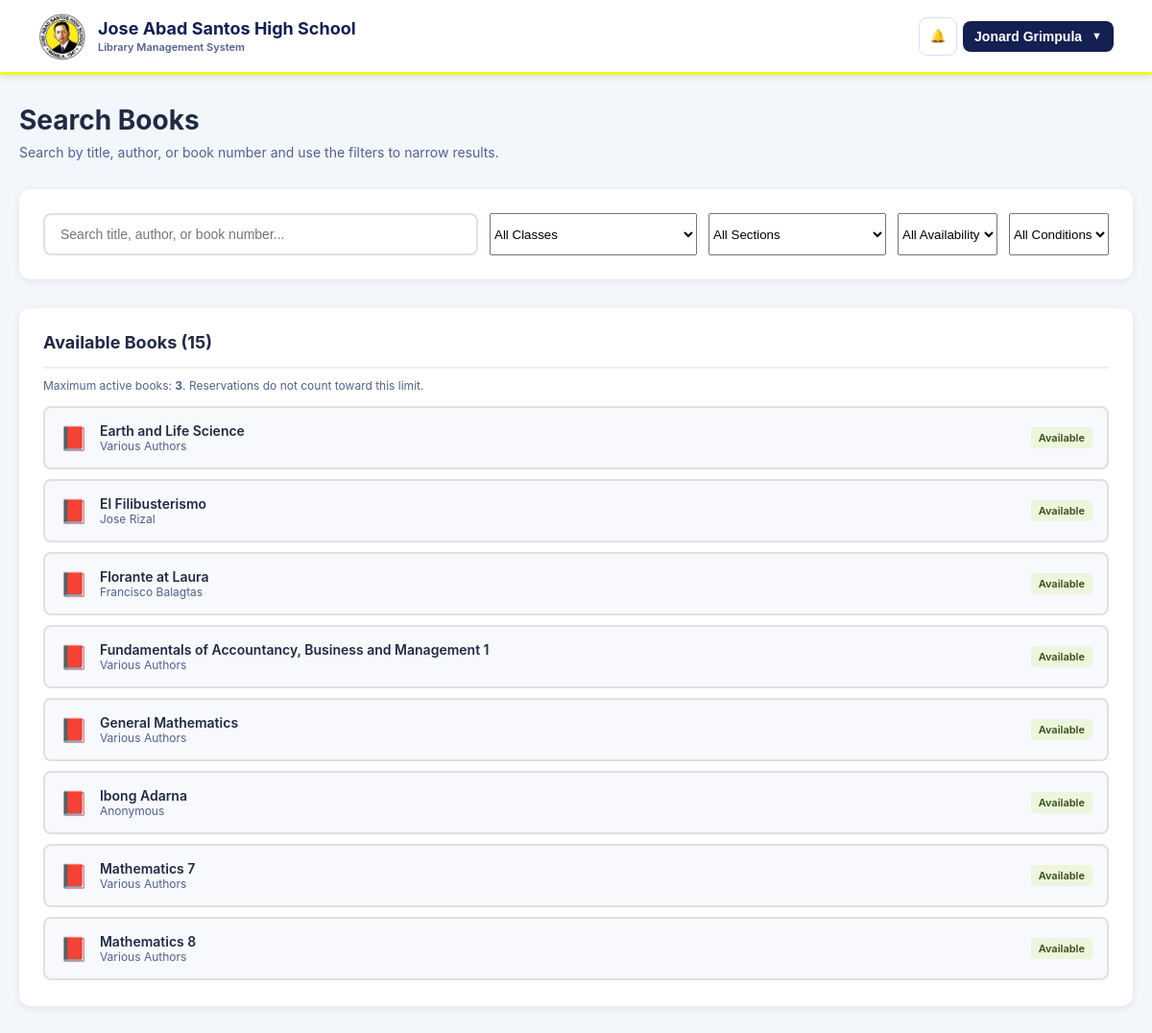
/teacher/borrow.php (signed in), run on the app's committed database.
### tables this page shows
CREATE TABLE `teachers` (
  `teacher_id` int NOT NULL,
  `teacher_no` varchar(100) DEFAULT NULL,
  `full_name` varchar(255) DEFAULT NULL,
  `teaching_grades` text,
  `teaching_strands` text,
  `contact_number` varchar(20) DEFAULT NULL,
  `email` varchar(255) DEFAULT NULL,
  `password` varchar(255) NOT NULL DEFAULT '',
  `qr_code` varchar(255) DEFAULT NULL,
  `status` enum('active','inactive') NOT NULL DEFAULT 'active',
  `is_archived` tinyint(1) NOT NULL DEFAULT '0',
  `archived_at` datetime DEFAULT NULL,
  `archived_by` int DEFAULT NULL,
  `id_number` varchar(100) DEFAULT NULL,
  `grades` text,
  `strands` text,
  `created_at` timestamp NULL DEFAULT CURRENT_TIMESTAMP,
  `updated_at` timestamp NOT NULL DEFAULT CURRENT_TIMESTAMP ON UPDATE CURRENT_TIMESTAMP
);

CREATE TABLE `books` (
  `book_id` int NOT NULL,
  `title` varchar(255) NOT NULL,
  `author` varchar(255) NOT NULL,
  `co_authors` text,
  `place_of_publication` varchar(255) DEFAULT NULL,
  `publication_date` date DEFAULT NULL,
  `book_number` varchar(100) NOT NULL,
  `book_pages` int NOT NULL,
  `source_of_funds` varchar(255) DEFAULT NULL,
  `cost_price` decimal(10,2) DEFAULT NULL,
  `publisher` varchar(255) DEFAULT NULL,
  `edition` varchar(100) DEFAULT NULL,
  `volumes` varchar(100) DEFAULT NULL,
  `class` varchar(100) DEFAULT NULL,
  `type_of_material` varchar(100) DEFAULT NULL,
  `location_collection` varchar(255) DEFAULT NULL,
  `library_building` varchar(150) DEFAULT NULL,
  `shelf_number` varchar(100) DEFAULT NULL,
  `library_section` varchar(150) DEFAULT NULL,
  `qr_code` varchar(255) NOT NULL,
  `book_status` enum('available','out_of_stock','damaged','lost') NOT NULL DEFAULT 'available',
  `book_condition` varchar(20) NOT NULL DEFAULT 'New',
  `is_archived` tinyint(1) NOT NULL DEFAULT '0',
  `archived_at` datetime DEFAULT NULL,
  `archived_by` int DEFAULT NULL,
  `total_copies` int NOT NULL DEFAULT '1',
  `available_copies` int NOT NULL DEFAULT '1',
  `borrowed_copies` int NOT NULL DEFAULT '0',
  `lost_copies` int NOT NULL DEFAULT '0',
  `damaged_copies` int NOT NULL DEFAULT '0',
  `created_at` timestamp NOT NULL DEFAULT CURRENT_TIMESTAMP,
  `updated_at` timestamp NOT NULL DEFAULT CURRENT_TIMESTAMP ON UPDATE CURRENT_TIMESTAMP
);

### includes/library_rules.php (called while the page is built, shortened)
<?php
function ensureLibraryRulesTable(mysqli $conn): void
{
    static $done = false;
    if ($done) return;
    $sql = "CREATE TABLE IF NOT EXISTS library_settings (
        setting_key VARCHAR(100) NOT NULL,
        setting_value VARCHAR(255) NOT NULL,
        updated_at TIMESTAMP NOT NULL DEFAULT CURRENT_TIMESTAMP ON UPDATE CURRENT_TIMESTAMP,
        PRIMARY KEY (setting_key)
    ) ENGINE=InnoDB DEFAULT CHARSET=utf8mb4 COLLATE=utf8mb4_unicode_ci";
    $defaults = [
        'max_active_books_per_student' => '3',
        'reservation_expiry_days' => '3'
    ];
    $stmt = $conn->prepare("INSERT IGNORE INTO library_settings (setting_key, setting_value) VALUES (?, ?)");
}
function getLibraryRule(mysqli $conn, string $key, int $default): int
{
    $stmt = $conn->prepare("SELECT setting_value FROM library_settings WHERE setting_key=? LIMIT 1");
    $stmt->bind_param('s', $key);
    $stmt->execute();
    $row = $stmt->get_result()->fetch_assoc();
    $value = isset($row['setting_value']) ? (int)$row['setting_value'] : $default;
    return $value > 0 ? $value : $default;
}
?>

### teacher/borrow.php (the view, shortened to what this page needs)
<?php
require_once __DIR__ . '/../db.php';
require_once __DIR__ . '/../includes/library_rules.php';
$teacher = null;
$books = [];
$teacher_id = (int)$_SESSION['teacher_id'];
$max_active_books = getLibraryRule($conn, 'max_active_books_per_teacher', 3);
try {
    $teacher_stmt = $conn->prepare("\n        SELECT teacher_id, teacher_no, full_name, contact_number, qr_code, status, created_at\n        FROM teachers\n        WHERE teacher_id = ? AND status = 'active' AND COALESCE(is_archived,0) = 0\n        LIMIT 1\n    ");
    $teacher_stmt->bind_param('i', $teacher_id);
    $teacher_stmt->execute();
    $teacher = $teacher_stmt->get_result()->fetch_assoc();
} catch (Exception $e) {
    $teacher_error = 'Unable to load your teacher account right now.';
    logError('Teacher borrow page error: ' . $e->getMessage());
}
if ($teacher) {
    try {
        $books_stmt = $conn->prepare("
            SELECT
                book_id,
                title,
                author,
                book_number,
                book_pages,
                publisher,
                edition,
                volumes,
                class,
                location_collection,
                library_building,
                shelf_number,
                library_section,
                book_condition,
                qr_code,
                book_status,
                total_copies,
                available_copies,
                borrowed_copies
            FROM books
            WHERE COALESCE(is_archived,0) = 0
            AND qr_code IS NOT NULL
            AND qr_code != ''
            GROUP BY book_id
            ORDER BY title ASC
        ");
        $books_stmt->execute();
        $books_result = $books_stmt->get_result();
        while ($row = $books_result->fetch_assoc()) {
            $books[] = $row;
        }
    } catch (Exception $e) {
        logError('Books fetch error: ' . $e->getMessage());
    }
}
?>
<!DOCTYPE html>
<html lang="en">
<head>
</head>
<body class="teacher-app teacher-borrow-page">
    <header class="page-header">
        <a href="/LibraryBorrowingSystem/teacher/borrow.php" class="header-brand">
            <img src="/LibraryBorrowingSystem/Img/jAbadSantos_Logo.jpg" alt="Jose Abad Santos High School Logo">
            <span class="header-brand-text">Jose Abad Santos High School<span class="header-brand-subtitle">Library Management System</span></span>
        </a>
        <div class="teacher-header-actions">
        <div class="teacher-notification-wrap">
    <button type="button" class="teacher-notification-bell" id="teacherNotificationBell" aria-label="Notifications">
        <span>🔔</span><span class="teacher-notification-count" id="teacherNotificationCount" style="display:none;">0</span>
    </button>
</div>
<div class="teacher-menu">
            <button type="button" class="teacher-menu-toggle" id="teacherMenuToggle" aria-haspopup="true" aria-expanded="false">
                <span class="teacher-menu-name"><?php echo $teacher ? htmlspecialchars($teacher['full_name']) : 'Teacher'; ?></span>
                <span class="teacher-menu-caret">▼</span>
            </button>
        </div>
    </div>
    </header>
    <div class="container">
        <div class="header">
            <h1>Search Books</h1>
            <p>Search by title, author, or book number and use the filters to narrow results.</p>
        </div>
        <div class="search-section">
            <form class="search-form" id="searchForm">
                <input type="text"
                       id="searchInput"
                       placeholder="Search title, author, or book number..."
                       autofocus>
                <select id="classFilter" aria-label="Filter by class">
                    <option value="">All Classes</option>
                </select>
                <select id="sectionFilter" aria-label="Filter by library section">
                    <option value="">All Sections</option>
                </select>
                <select id="availabilityFilter" aria-label="Filter by availability">
                    <option value="">All Availability</option>
                </select>
                <select id="conditionFilter" aria-label="Filter by book condition">
                    <option value="">All Conditions</option>
                </select>
            </form>
        </div>
        <div class="grid">
            <div class="results-section">
                <h2>Available Books (<span id="bookCount"><?php echo count($books); ?></span>)</h2>
                <div style="margin:-10px 0 14px;color:#52618D;font-size:12px;">
                    Maximum active books: <strong><?php echo (int)$max_active_books; ?></strong>. Reservations do not count toward this limit.
                </div>
                <div class="results-list" id="booksList">
                    <?php if (empty($books) && $teacher): ?>
                        <div class="empty-results">
                            <p>No books available at the moment</p>
                        </div>
                    <?php elseif (!$teacher): ?>
                        <div class="empty-results">
                            <p>Unable to load books. Please verify your QR code.</p>
                        </div>
                    <?php else: ?>
                        <?php foreach ($books as $book): ?>
                            <div class="book-item <?php echo $book['available_copies'] <= 0 ? 'unavailable' : ''; ?>"
                                 onclick="selectBook(<?php echo $book['book_id']; ?>, '<?php echo htmlspecialchars(addslashes($book['title'])); ?>', <?php echo $book['available_copies']; ?>, this)">
                                <div class="book-icon">📕</div>
                                <div class="book-info">
                                    <div class="book-title"><?php echo htmlspecialchars($book['title']); ?></div>
                                    <div class="book-author"><?php echo htmlspecialchars($book['author']); ?></div>
                                </div>
                                <div class="book-availability <?php echo $book['available_copies'] > 0 ? 'available' : 'unavailable'; ?>">
                                    <?php echo $book['available_copies'] > 0 ? 'Available' : 'Out of Stock'; ?>
                                </div>
                            </div>
                        <?php endforeach; ?>
                    <?php endif; ?>
                </div>
            </div>
        </div>
    </div>
</body>
</html>

### teacher/borrow.php (style rules this page uses)
* { margin: 0; padding: 0; box-sizing: border-box; }
body { font-family: -apple-system, BlinkMacSystemFont, 'Segoe UI', 'Roboto', sans-serif; background: #F3F7FC; color: #202A44; padding-bottom: 40px; }
.container { max-width: 1200px; margin: 30px auto; padding: 0 20px; }
.header { margin-bottom: 30px; }
.header h1 { font-size: 28px; color: #202A44; margin-bottom: 8px; }
.header p { color: #52618D; font-size: 14px; }
.search-section { background: white; border-radius: 12px; padding: 25px; box-shadow: 0 2px 8px rgba(0, 0, 0, 0.08); margin-bottom: 30px; }
.search-form { display: flex; gap: 12px; flex-wrap: wrap; }
.search-form input { flex: 1; min-width: 250px; padding: 12px 16px; border: 2px solid #e0e0e0; border-radius: 8px; font-size: 14px; transition: all 0.3s; }
.grid { display: grid; grid-template-columns: 1fr; gap: 30px; align-items: start; }
.results-section { background: white; border-radius: 12px; padding: 25px; box-shadow: 0 2px 8px rgba(0, 0, 0, 0.08); }
.results-section h2 { font-size: 18px; margin-bottom: 20px; color: #202A44; padding-bottom: 15px; border-bottom: 2px solid #f0f0f0; }
.results-list { display: flex; flex-direction: column; gap: 10px; max-height: 600px; overflow-y: auto; }
.book-item { padding: 15px; background: #F7F9FC; border: 2px solid #e0e0e0; border-radius: 8px; cursor: pointer; transition: all 0.3s; display: flex; align-items: center; gap: 12px; }
.book-icon { font-size: 24px; flex-shrink: 0; }
.book-info { flex: 1; }
.book-title { font-weight: 600; color: #202A44; font-size: 14px; }
.book-author { font-size: 12px; color: #52618D; }
.book-availability { font-size: 11px; padding: 4px 8px; border-radius: 4px; font-weight: 600; flex-shrink: 0; }
.book-availability.available { background: #EDF5DD; color: #344E15; }
.page-header { position: fixed; top: 0; left: 0; right: 0; height: 70px; background: white; box-shadow: 0 2px 8px rgba(0, 0, 0, 0.1); z-index: 998; display: flex; align-items: center; justify-content: space-between; padding: 0 40px; border-bottom: 3px solid #F4F916; }
.header-brand { display: flex; align-items: center; text-decoration: none; gap: 12px; }
.header-brand img { height: 50px; width: auto; object-fit: contain; }
.header-brand-text { font-size: 18px; font-weight: 700; color: #141F52; }
.teacher-menu { position: relative; display: flex; align-items: center; }
.teacher-menu-toggle { display: inline-flex; align-items: center; gap: 10px; padding: 8px 12px; background: #141F52; color: white; border: none; border-radius: 8px; font-weight: 700; font-size: 14px; cursor: pointer; box-shadow: none; }
.teacher-menu-name { max-width: 220px; overflow: hidden; text-overflow: ellipsis; white-space: nowrap; }
.teacher-menu-caret { font-size: 11px; line-height: 1; }
.teacher-notification-wrap { position:relative;display:flex;align-items:center;margin-right:8px }
.teacher-notification-bell { position:relative;width:40px;height:40px;border:1px solid #D2E2F6;border-radius:9px;background:#fff;color:#141F52;cursor:pointer }
.header-brand-text { display:flex;flex-direction:column;line-height:1.1; }
.header-brand-subtitle { display:block;margin-top:4px;font-size:11px;font-weight:600;color:#52618D; }
.page-header { gap:10px; }
.teacher-header-actions { display:flex;align-items:center;gap:4px;flex-shrink:0 }
.teacher-notification-wrap { margin:0!important }
.page-header { height:78px;padding:0 40px;box-sizing:border-box;position:sticky;top:0;z-index:900;background:#fff; }
.teacher-header-actions { display:flex;align-items:center;gap:6px;flex-shrink:0; }
.teacher-notification-wrap { margin:0!important; }

### includes/responsive.php (style rules this page uses)
html, body { max-width: 100%; overflow-x: hidden; }
img, canvas { max-width: 100%; height: auto; }

### data on the page
teachers: full_name "Jonard Grimpula"
books: title "Earth and Life Science", author "Various Authors", available_copies "Available"
books: title "El Filibusterismo", author "Jose Rizal", available_copies "Available"
books: title "Florante at Laura", author "Francisco Balagtas", available_copies "Available"
books: title "Fundamentals of Accountancy, Business and Management 1", author "Various Authors", available_copies "Available"
books: title "General Mathematics", author "Various Authors", available_copies "Available"
books: title "Ibong Adarna", author "Anonymous", available_copies "Available"
books: title "Mathematics 7", author "Various Authors", available_copies "Available"
books: title "Mathematics 8", author "Various Authors", available_copies "Available"

### other printed values
count($books) "15"
$max_active_books "3"
